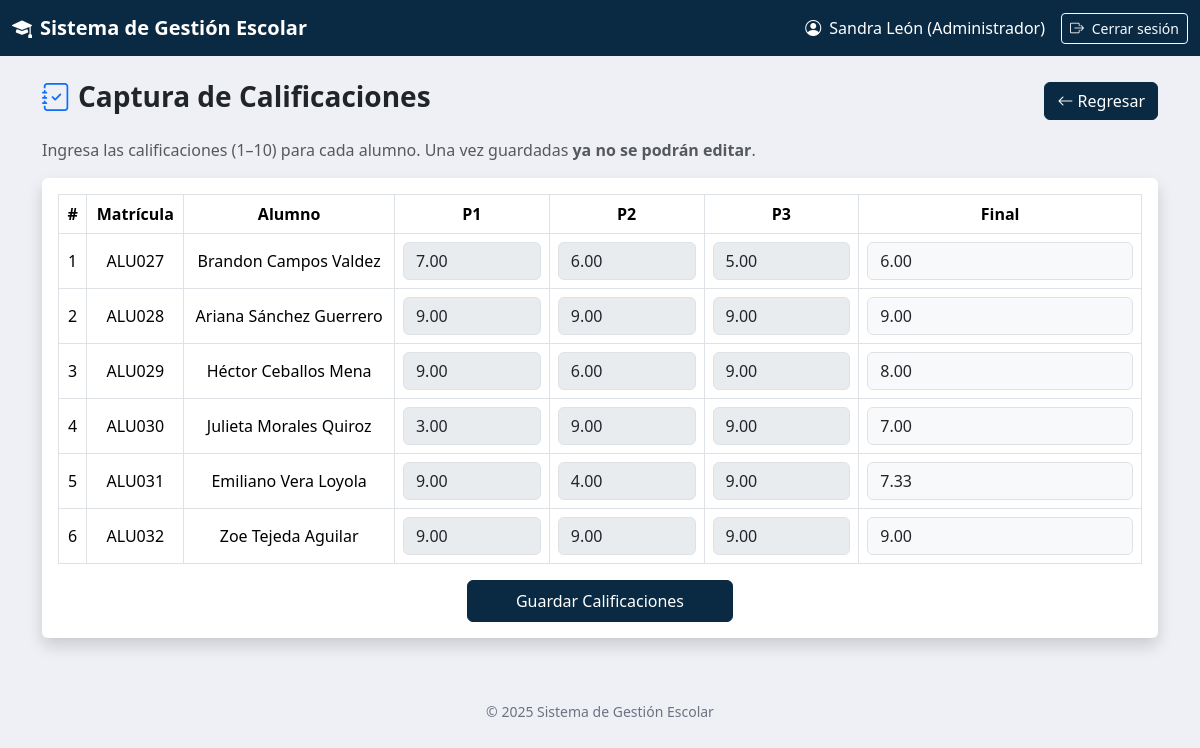
/index.php?action=calif_alumnos&materia=7&grupo=5 (signed in), run on the app's committed database.
### tables this page shows
CREATE TABLE `inscripciones` (
  `idInscripcion` int(11) NOT NULL AUTO_INCREMENT,
  `idAlumno` int(11) NOT NULL,
  `idGrupo` int(11) NOT NULL,
  `fechaInscripcion` date NOT NULL,
  PRIMARY KEY (`idInscripcion`),
  KEY `idAlumno` (`idAlumno`),
  KEY `idGrupo` (`idGrupo`),
  CONSTRAINT `inscripciones_ibfk_1` FOREIGN KEY (`idAlumno`) REFERENCES `alumnos` (`idAlumno`) ON DELETE CASCADE ON UPDATE CASCADE,
  CONSTRAINT `inscripciones_ibfk_2` FOREIGN KEY (`idGrupo`) REFERENCES `grupos` (`idGrupo`) ON DELETE CASCADE ON UPDATE CASCADE
);

CREATE TABLE `usuarios` (
  `idUsuario` int(11) NOT NULL AUTO_INCREMENT,
  `matricula` varchar(20) NOT NULL,
  `nombres` varchar(100) NOT NULL,
  `apePaterno` varchar(50) NOT NULL,
  `apeMaterno` varchar(50) DEFAULT NULL,
  `sexo` enum('Masculino','Femenino') NOT NULL,
  `fechaNacimiento` date NOT NULL,
  `correo` varchar(100) NOT NULL,
  `contrasena` varchar(255) NOT NULL,
  `rol` enum('Administrador','Docente','Alumno','Administrativo') NOT NULL,
  `activo` tinyint(1) DEFAULT 1,
  PRIMARY KEY (`idUsuario`),
  UNIQUE KEY `matricula` (`matricula`),
  UNIQUE KEY `correo` (`correo`)
);

CREATE TABLE `calificaciones` (
  `idCalificacion` int(11) NOT NULL AUTO_INCREMENT,
  `idInscripcion` int(11) NOT NULL,
  `idMateria` int(11) NOT NULL,
  `calificacionParcial1` decimal(5,2) DEFAULT NULL,
  `calificacionParcial2` decimal(5,2) DEFAULT NULL,
  `calificacionParcial3` decimal(5,2) DEFAULT NULL,
  `calificacionFinal` decimal(5,2) DEFAULT NULL,
  PRIMARY KEY (`idCalificacion`),
  KEY `idInscripcion` (`idInscripcion`),
  KEY `idMateria` (`idMateria`),
  CONSTRAINT `calificaciones_ibfk_1` FOREIGN KEY (`idInscripcion`) REFERENCES `inscripciones` (`idInscripcion`) ON DELETE CASCADE ON UPDATE CASCADE,
  CONSTRAINT `calificaciones_ibfk_2` FOREIGN KEY (`idMateria`) REFERENCES `materias` (`idMateria`) ON DELETE CASCADE ON UPDATE CASCADE
);

### app/controllers/capturaCalifController.php (called while the page is built, shortened)
<?php
    require_once __DIR__ . '/../models/capturaCalifModel.php';
    class CapturaCalifController {
        private $model;
        public function __construct($connection) {
            $this->model = new CapturaCalifModel($connection);
        }
        public function seleccionarAlumnos() {
            $idMateria = intval($_GET['materia']);
            $idGrupo   = intval($_GET['grupo']);
            $alumnos = $this->model->obtenerAlumnosGrupo($idGrupo);
            $modelCalif = $this->model;
            include __DIR__ . '/../views/Calificaciones/seleccionarAlumnos.php';
        }
    }

### app/models/capturaCalifModel.php (called while the page is built, shortened)
<?php
class CapturaCalifModel {
    private $connection;
    public function __construct($connection) {
        $this->connection = $connection;
    }
    public function obtenerAlumnosGrupo($idGrupo) {
        $sql = "
            SELECT
                i.idInscripcion,
                u.matricula,
                u.nombres,
                u.apePaterno,
                u.apeMaterno
            FROM inscripciones i
            INNER JOIN alumnos a ON i.idAlumno = a.idAlumno
            INNER JOIN usuarios u ON a.idUsuario = u.idUsuario
            WHERE i.idGrupo = ?
        ";
        $stmt = $this->connection->prepare($sql);
        $stmt->bind_param("i", $idGrupo);
        $stmt->execute();
        return $stmt->get_result();
    }
    public function obtenerCalificacion($idInscripcion, $idMateria) {
        $sql = "
            SELECT * FROM calificaciones
            WHERE idInscripcion = ? AND idMateria = ? LIMIT 1
        ";
        $stmt = $this->connection->prepare($sql);
        $stmt->bind_param("ii", $idInscripcion, $idMateria);
        $stmt->execute();
        return $stmt->get_result()->fetch_assoc();
    }
}

### app/views/Calificaciones/seleccionarAlumnos.php (the view, shortened to what this page needs)
<link href="https://cdn.jsdelivr.net/npm/bootstrap@5.3.3/dist/css/bootstrap.min.css" rel="stylesheet">
<link href="https://cdn.jsdelivr.net/npm/bootstrap-icons@1.11.3/font/bootstrap-icons.css" rel="stylesheet">
<nav class="navbar navbar-expand-lg navbar-dark navbar-dinamica">
  <div class="container-fluid">
    <span class="navbar-brand fw-semibold">
      <i class="bi bi-mortarboard-fill me-2"></i>Sistema de Gestión Escolar
    </span>
    <div class="ms-auto d-flex align-items-center">
      <span class="text-white me-3">
        <i class="bi bi-person-circle me-1"></i>
        <?= htmlspecialchars($_SESSION['usuario']['nombre']) ?>
        (<?= htmlspecialchars($_SESSION['usuario']['rol']) ?>)
      </span>
      <a href="<?= BASE_URL ?>index.php?action=logout"
         class="btn btn-outline-light btn-sm">
        <i class="bi bi-box-arrow-right me-1"></i> Cerrar sesión
      </a>
    </div>
  </div>
</nav>
<div class="container mt-4 mb-5">
    <div class="d-flex justify-content-between align-items-center mb-3">
        <h3 class="fw-bold">
            <i class="bi bi-journal-check me-2 text-primary"></i>Captura de Calificaciones
        </h3>
        <a href="index.php?action=capturaCalificaciones" class="btn btn-dinamico">
            <i class="bi bi-arrow-left"></i> Regresar
        </a>
    </div>
    <p class="text-muted">
        Ingresa las calificaciones (1–10) para cada alumno. Una vez guardadas <b>ya no se podrán editar</b>.
    </p>
    <form method="POST" action="index.php?action=guardarCalificaciones">
        <div class="card shadow border-0">
            <div class="card-body">
                <table class="table table-bordered align-middle text-center">
                    <thead class="thead-dinamico">
                        <tr>
                            <th>#</th>
                            <th>Matrícula</th>
                            <th>Alumno</th>
                            <th>P1</th>
                            <th>P2</th>
                            <th>P3</th>
                            <th>Final</th>
                        </tr>
                    </thead>
<tbody>
<?php
$i = 1;
while ($row = $alumnos->fetch_assoc()):
    $cal = $modelCalif->obtenerCalificacion($row['idInscripcion'], $idMateria) ?? [];
    $p1    = isset($cal['calificacionParcial1']) ? $cal['calificacionParcial1'] : '';
    $p2    = isset($cal['calificacionParcial2']) ? $cal['calificacionParcial2'] : '';
    $p3    = isset($cal['calificacionParcial3']) ? $cal['calificacionParcial3'] : '';
    $final = isset($cal['calificacionFinal'])     ? $cal['calificacionFinal']     : '';
    $lockP1 = ($p1 !== '' && $p1 !== null);
    $lockP2 = ($p2 !== '' && $p2 !== null);
    $lockP3 = ($p3 !== '' && $p3 !== null);
?>
    <tr>
        <td><?= $i++ ?></td>
        <td><?= htmlspecialchars($row['matricula']) ?></td>
        <td><?= htmlspecialchars($row['nombres'] . ' ' . $row['apePaterno'] . ' ' . $row['apeMaterno']) ?></td>
        <td>
            <input type="number" min="0" max="10" step="0.01"
                class="form-control input-calif parcial"
                data-row="<?= $row['idInscripcion'] ?>"
                name="alumnos[<?= $row['idInscripcion'] ?>][p1]"
                value="<?= $p1 ?>"
                <?= $lockP1 ? 'readonly style="background:#e9ecef;"' : '' ?>>
        </td>
        <td>
            <input type="number" min="0" max="10" step="0.01"
                class="form-control input-calif parcial"
                data-row="<?= $row['idInscripcion'] ?>"
                name="alumnos[<?= $row['idInscripcion'] ?>][p2]"
                value="<?= $p2 ?>"
                <?= $lockP2 ? 'readonly style="background:#e9ecef;"' : '' ?>>
        </td>
        <td>
            <input type="number" min="0" max="10" step="0.01"
                class="form-control input-calif parcial"
                data-row="<?= $row['idInscripcion'] ?>"
                name="alumnos[<?= $row['idInscripcion'] ?>][p3]"
                value="<?= $p3 ?>"
                <?= $lockP3 ? 'readonly style="background:#e9ecef;"' : '' ?>>
        </td>
        <td>
            <input type="text"
                class="form-control bg-light final"
                id="final-<?= $row['idInscripcion'] ?>"
                value="<?= $final ?>"
                readonly>
        </td>
    </tr>
<?php endwhile; ?>
</tbody>
                </table>
                <div class="text-center">
                    <button class="btn btn-dinamico px-5 py-2">Guardar Calificaciones</button>
                </div>
            </div>
        </div>
    </form>
</div>
<div class="footer">
    © 2025 Sistema de Gestión Escolar
</div>

### data on the page
inscripciones: usuarios.matricula "ALU027", usuarios.nombres+apePaterno+apeMaterno "Brandon Campos Valdez", calificacionParcial1 "7.00", calificacionParcial2 "6.00", calificacionParcial3 "5.00", calificacionFinal "6.00"
inscripciones: usuarios.matricula "ALU028", usuarios.nombres+apePaterno+apeMaterno "Ariana Sánchez Guerrero", calificacionParcial1 "9.00", calificacionParcial2 "9.00", calificacionParcial3 "9.00", calificacionFinal "9.00"
inscripciones: usuarios.matricula "ALU029", usuarios.nombres+apePaterno+apeMaterno "Héctor Ceballos Mena", calificacionParcial1 "9.00", calificacionParcial2 "6.00", calificacionParcial3 "9.00", calificacionFinal "8.00"
inscripciones: usuarios.matricula "ALU030", usuarios.nombres+apePaterno+apeMaterno "Julieta Morales Quiroz", calificacionParcial1 "3.00", calificacionParcial2 "9.00", calificacionParcial3 "9.00", calificacionFinal "7.00"
inscripciones: usuarios.matricula "ALU031", usuarios.nombres+apePaterno+apeMaterno "Emiliano Vera Loyola", calificacionParcial1 "9.00", calificacionParcial2 "4.00", calificacionParcial3 "9.00", calificacionFinal "7.33"
inscripciones: usuarios.matricula "ALU032", usuarios.nombres+apePaterno+apeMaterno "Zoe Tejeda Aguilar", calificacionParcial1 "9.00", calificacionParcial2 "9.00", calificacionParcial3 "9.00", calificacionFinal "9.00"

### other printed values
$_SESSION['usuario']['nombre'] "Sandra León"
$_SESSION['usuario']['rol'] "Administrador"
